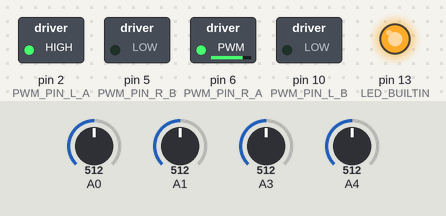
Recording of a sketch running on a simulated Arduino Uno, built with avr-gcc and run on an emulated ATmega328P. Parts: switched loads named in the sketch (green lamp = pin HIGH), output pins drawn as LEDs (lit = HIGH). Dashed ring = blinking. The test bench sets the inputs (shaded band); at power-on: A4 = 512, A0 = 512, A3 = 512, A1 = 512. What the sketch prints to the serial monitor is not drawn.

Above: at 13.2 s.
13.3 s: A4 set to 489
At 14.6 s:
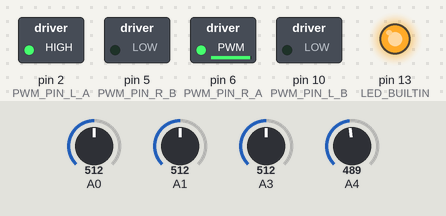
14.9 s: A0 set to 710
At 15.5 s:
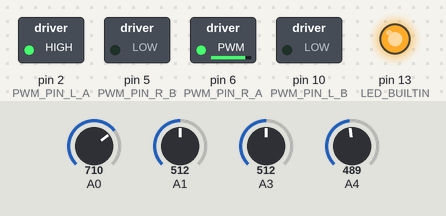
16.4 s: A3 set to 390
At 16.8 s:
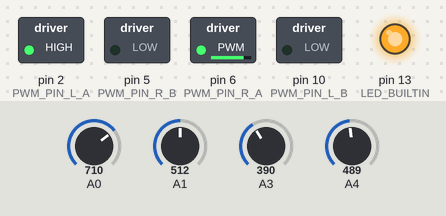
17.9 s: A4 set to 306
At 19.0 s:
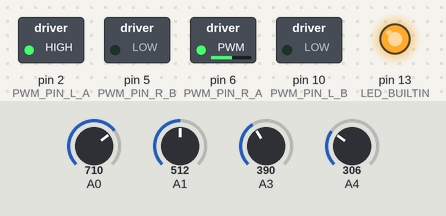
19.4 s: A0 set to 992
At 20.1 s:
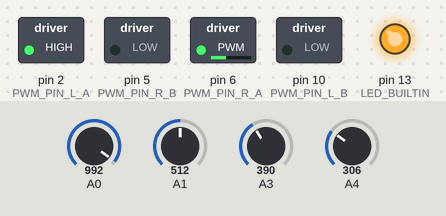
20.9 s: A3 set to 30
At 21.2 s:
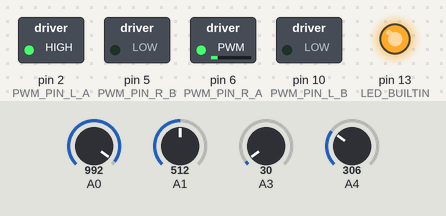
Timing chart, 0 to 23.4 s (numbered marks = the images above; inputs shaded):
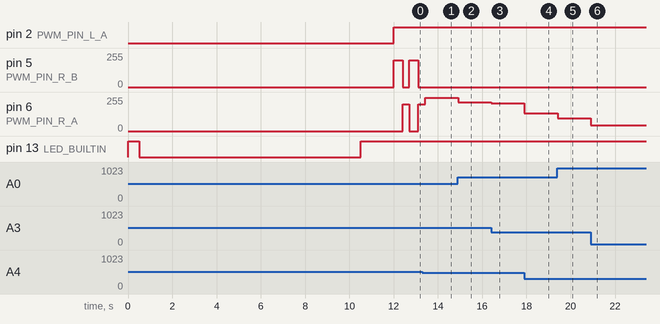

The sketch:

Test4.ino
```cpp
#include <QTRSensors.h>

// =====================================================
// --- CẤU HÌNH CHÂN ĐỘNG CƠ ---
#define PWM_PIN_L_A 2
#define PWM_PIN_L_B 10
#define PWM_PIN_R_A 6
#define PWM_PIN_R_B 5

// --- CẤU HÌNH CẢM BIẾN DÒ LINE ---
#define SENSOR_1_PIN 4
#define SENSOR_2_PIN 3
#define SENSOR_3_PIN 1
#define SENSOR_4_PIN 0

// =====================================================
// === THIẾT LẬP PID VÀ TỐC ĐỘ ===
// =====================================================
const int TOC_DO_CO_BAN = 220;
const int TOC_DO_MAX = 255;

const float Kp = 0.25;
const float Ki = 0.001;
const float Kd = 0.8;

const int NGUONG_VAO_CUA = 200;
const int I_MAX = 400;
const int I_MIN = -400;

// =====================================================
// --- BIẾN TOÀN CỤC ---
QTRSensors qtr;
const uint8_t SensorCount = 4;
uint16_t sensorValues[SensorCount];

uint16_t position;
float P, D, I = 0, previousError = 0;
int toc_do_trai, toc_do_phai;

bool dang_re_phai = false;
unsigned long thoi_gian_bat_dau_re = 0;

// =====================================================
// --- HÀM KHỞI ĐỘNG ---
void setup() {
  Serial.begin(115200);

  pinMode(PWM_PIN_L_A, OUTPUT);
  pinMode(PWM_PIN_L_B, OUTPUT);
  pinMode(PWM_PIN_R_A, OUTPUT);
  pinMode(PWM_PIN_R_B, OUTPUT);
  pinMode(LED_BUILTIN, OUTPUT);
  digitalWrite(LED_BUILTIN, HIGH);

  qtr.setTypeAnalog();
  qtr.setSensorPins((const uint8_t[]){SENSOR_1_PIN, SENSOR_2_PIN, SENSOR_3_PIN, SENSOR_4_PIN}, SensorCount);

  delay(500);
  Serial.println("Bat dau calibrate cam bien...");
  digitalWrite(LED_BUILTIN, LOW);

  for (uint16_t i = 0; i < 400; i++) {
    qtr.calibrate();
  }

  digitalWrite(LED_BUILTIN, HIGH);
  Serial.println("Calibrate hoan tat!");
  delay(1500);
}

// =====================================================
// --- VÒNG LẶP CHÍNH ---
void loop() {
  xu_ly_nga_tu();       // Kiểm tra và rẽ nếu gặp ngã tư
  if (!dang_re_phai) {  // Nếu không rẽ thì chạy PID bình thường
    robot_control();
  }
}

// =====================================================
// --- HÀM ĐIỀU KHIỂN DÒ LINE ---
void robot_control() {
  position = qtr.readLineBlack(sensorValues);
  float error = 1500.0 - position;
  PID_Linefollow(error);
}

// =====================================================
// --- HÀM PID CHÍNH ---
void PID_Linefollow(float error) {
  P = error;
  I = I + error;

  if (I > I_MAX) I = I_MAX;
  if (I < I_MIN) I = I_MIN;

  D = error - previousError;

  float PID_value = (Kp * P) + (Ki * I) + (Kd * D);
  previousError = error;

  int toc_do_hien_tai;
  if (abs(error) < NGUONG_VAO_CUA) {
    toc_do_hien_tai = TOC_DO_MAX;
  } else {
    toc_do_hien_tai = TOC_DO_CO_BAN;
  }

  toc_do_trai = toc_do_hien_tai - PID_value;
  toc_do_phai = toc_do_hien_tai + PID_value;

  toc_do_trai = constrain(toc_do_trai, -255, 255);
  toc_do_phai = constrain(toc_do_phai, -255, 255);

  motor_drive(toc_do_trai, toc_do_phai);
}

// =====================================================
// --- HÀM ĐIỀU KHIỂN ĐỘNG CƠ ---
void motor_drive(int leftSpeed, int rightSpeed) {
  if (leftSpeed >= 0) {
    analogWrite(PWM_PIN_L_A, leftSpeed);
    digitalWrite(PWM_PIN_L_B, LOW);
  } else {
    digitalWrite(PWM_PIN_L_A, LOW);
    analogWrite(PWM_PIN_L_B, -leftSpeed);
  }

  if (rightSpeed >= 0) {
    analogWrite(PWM_PIN_R_A, rightSpeed);
    digitalWrite(PWM_PIN_R_B, LOW);
  } else {
    digitalWrite(PWM_PIN_R_A, LOW);
    analogWrite(PWM_PIN_R_B, -rightSpeed);
  }
}

void motor_stop() {
  digitalWrite(PWM_PIN_L_A, LOW);
  digitalWrite(PWM_PIN_L_B, LOW);
  digitalWrite(PWM_PIN_R_A, LOW);
  digitalWrite(PWM_PIN_R_B, LOW);
}

// =====================================================
// --- HÀM PHÁT HIỆN & RẼ PHẢI NGÃ TƯ ---
void xu_ly_nga_tu() {
  // Đọc giá trị 4 cảm biến
  qtr.read(sensorValues);

  bool s1 = sensorValues[0] > 500;
  bool s2 = sensorValues[1] > 500;
  bool s3 = sensorValues[2] > 500;
  bool s4 = sensorValues[3] > 500;

  // ======= PHÁT HIỆN NGÃ TƯ =======
  if (s1 && s2 && s3 && s4 && !dang_re_phai) {
    dang_re_phai = true;
    thoi_gian_bat_dau_re = millis();
    Serial.println("↪ Phat hien nga tu! Dang re phai...");
  }

  // ======= XỬ LÝ RẼ PHẢI =======
  if (dang_re_phai) {
    unsigned long thoi_gian_da_re = millis() - thoi_gian_bat_dau_re;

    if (thoi_gian_da_re < 400) {
      // Quay phải tại chỗ
      motor_drive(200, -200);
      return;
    }
    else if (thoi_gian_da_re < 700) {
      // Chạy thẳng một chút để robot vào lại line
      motor_drive(200, 200);
      return;
    }
    else {
      // Hoàn tất rẽ
      dang_re_phai = false;
      Serial.println("✅ Da re phai xong!");
    }
  }
}
```

Measured:
- the behaviour switches between 502 and 501 on A4 (found by bisection; images 0 and 1)
- after the input at 13.3 s, pin 5 (PWM_PIN_R_B): stops changing and stays 0/255
- after the input at 14.9 s, pin 6 (PWM_PIN_R_A): 250/255 → 217/255 at once
- after the input at 16.4 s, pin 6 (PWM_PIN_R_A): 217/255 → 208/255 at once
- after the input at 17.9 s, pin 6 (PWM_PIN_R_A): 208/255 → 132/255 at once
- after the input at 19.4 s, pin 6 (PWM_PIN_R_A): 132/255 → 95/255 at once
- after the input at 20.9 s, pin 6 (PWM_PIN_R_A): 95/255 → 42/255 at once
- by itself, pin 5 (PWM_PIN_R_B): alternates 200/255 for 0.40 s and 0/255 for 0.31 s
